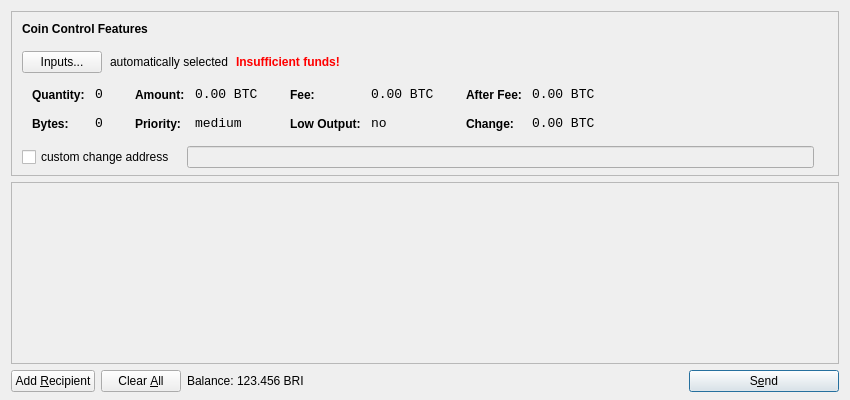
<?xml version="1.0" encoding="UTF-8"?>
<ui version="4.0">
 <class>SendCoinsDialog</class>
 <widget class="QDialog" name="SendCoinsDialog">
  <property name="geometry">
   <rect>
    <x>0</x>
    <y>0</y>
    <width>850</width>
    <height>400</height>
   </rect>
  </property>
  <property name="windowTitle">
   <string>Send Coins</string>
  </property>
  <layout class="QVBoxLayout" name="verticalLayout" stretch="0,1,0">
   <property name="bottomMargin">
    <number>8</number>
   </property>
   <item>
    <widget class="QFrame" name="frameCoinControl">
     <property name="sizePolicy">
      <sizepolicy hsizetype="Expanding" vsizetype="Expanding">
       <horstretch>0</horstretch>
       <verstretch>0</verstretch>
      </sizepolicy>
     </property>
     <property name="maximumSize">
      <size>
       <width>16777215</width>
       <height>16777215</height>
      </size>
     </property>
     <property name="frameShape">
      <enum>QFrame::StyledPanel</enum>
     </property>
     <property name="frameShadow">
      <enum>QFrame::Sunken</enum>
     </property>
     <layout class="QVBoxLayout" name="verticalLayoutCoinControl2">
      <property name="spacing">
       <number>-1</number>
      </property>
      <property name="leftMargin">
       <number>0</number>
      </property>
      <property name="topMargin">
       <number>0</number>
      </property>
      <property name="rightMargin">
       <number>0</number>
      </property>
      <property name="bottomMargin">
       <number>6</number>
      </property>
      <item>
       <layout class="QVBoxLayout" name="verticalLayoutCoinControl" stretch="0,0,0,0,1">
        <property name="spacing">
         <number>0</number>
        </property>
        <property name="leftMargin">
         <number>10</number>
        </property>
        <property name="topMargin">
         <number>10</number>
        </property>
        <item>
         <layout class="QHBoxLayout" name="horizontalLayoutCoinControl1">
          <property name="bottomMargin">
           <number>15</number>
          </property>
          <item>
           <widget class="QLabel" name="labelCoinControlFeatures">
            <property name="sizePolicy">
             <sizepolicy hsizetype="Preferred" vsizetype="Maximum">
              <horstretch>0</horstretch>
              <verstretch>0</verstretch>
             </sizepolicy>
            </property>
            <property name="font">
             <font>
              <weight>75</weight>
              <bold>true</bold>
             </font>
            </property>
            <property name="styleSheet">
             <string notr="true">font-weight:bold;</string>
            </property>
            <property name="text">
             <string>Coin Control Features</string>
            </property>
           </widget>
          </item>
         </layout>
        </item>
        <item>
         <layout class="QHBoxLayout" name="horizontalLayoutCoinControl2" stretch="0,0,0,0">
          <property name="spacing">
           <number>8</number>
          </property>
          <property name="bottomMargin">
           <number>10</number>
          </property>
          <item>
           <widget class="QPushButton" name="pushButtonCoinControl">
            <property name="styleSheet">
             <string notr="true"/>
            </property>
            <property name="text">
             <string>Inputs...</string>
            </property>
           </widget>
          </item>
          <item>
           <widget class="QLabel" name="labelCoinControlAutomaticallySelected">
            <property name="text">
             <string>automatically selected</string>
            </property>
            <property name="margin">
             <number>5</number>
            </property>
           </widget>
          </item>
          <item>
           <widget class="QLabel" name="labelCoinControlInsuffFunds">
            <property name="font">
             <font>
              <weight>75</weight>
              <bold>true</bold>
             </font>
            </property>
            <property name="styleSheet">
             <string notr="true">color:red;font-weight:bold;</string>
            </property>
            <property name="text">
             <string>Insufficient funds!</string>
            </property>
            <property name="margin">
             <number>5</number>
            </property>
           </widget>
          </item>
          <item>
           <spacer name="horizontalSpacerCoinControl">
            <property name="orientation">
             <enum>Qt::Horizontal</enum>
            </property>
            <property name="sizeHint" stdset="0">
             <size>
              <width>40</width>
              <height>1</height>
             </size>
            </property>
           </spacer>
          </item>
         </layout>
        </item>
        <item>
         <widget class="QWidget" name="widgetCoinControl" native="true">
          <property name="sizePolicy">
           <sizepolicy hsizetype="Preferred" vsizetype="Preferred">
            <horstretch>0</horstretch>
            <verstretch>0</verstretch>
           </sizepolicy>
          </property>
          <property name="minimumSize">
           <size>
            <width>0</width>
            <height>0</height>
           </size>
          </property>
          <property name="styleSheet">
           <string notr="true"/>
          </property>
          <layout class="QHBoxLayout" name="horizontalLayoutCoinControl5">
           <property name="margin">
            <number>0</number>
           </property>
           <item>
            <layout class="QHBoxLayout" name="horizontalLayoutCoinControl3" stretch="0,0,0,1">
             <property name="spacing">
              <number>20</number>
             </property>
             <property name="topMargin">
              <number>0</number>
             </property>
             <property name="bottomMargin">
              <number>10</number>
             </property>
             <item>
              <layout class="QFormLayout" name="formLayoutCoinControl1">
               <property name="horizontalSpacing">
                <number>10</number>
               </property>
               <property name="verticalSpacing">
                <number>14</number>
               </property>
               <property name="leftMargin">
                <number>10</number>
               </property>
               <property name="topMargin">
                <number>4</number>
               </property>
               <property name="rightMargin">
                <number>6</number>
               </property>
               <item row="0" column="0">
                <widget class="QLabel" name="labelCoinControlQuantityText">
                 <property name="styleSheet">
                  <string notr="true">font-weight:bold;</string>
                 </property>
                 <property name="text">
                  <string>Quantity:</string>
                 </property>
                 <property name="margin">
                  <number>0</number>
                 </property>
                </widget>
               </item>
               <item row="0" column="1">
                <widget class="QLabel" name="labelCoinControlQuantity">
                 <property name="font">
                  <font>
                   <family>Monospace</family>
                   <pointsize>10</pointsize>
                  </font>
                 </property>
                 <property name="cursor">
                  <cursorShape>IBeamCursor</cursorShape>
                 </property>
                 <property name="contextMenuPolicy">
                  <enum>Qt::ActionsContextMenu</enum>
                 </property>
                 <property name="text">
                  <string notr="true">0</string>
                 </property>
                 <property name="margin">
                  <number>0</number>
                 </property>
                 <property name="textInteractionFlags">
                  <set>Qt::LinksAccessibleByMouse|Qt::TextSelectableByKeyboard|Qt::TextSelectableByMouse</set>
                 </property>
                </widget>
               </item>
               <item row="1" column="0">
                <widget class="QLabel" name="labelCoinControlBytesText">
                 <property name="styleSheet">
                  <string notr="true">font-weight:bold;</string>
                 </property>
                 <property name="text">
                  <string>Bytes:</string>
                 </property>
                </widget>
               </item>
               <item row="1" column="1">
                <widget class="QLabel" name="labelCoinControlBytes">
                 <property name="font">
                  <font>
                   <family>Monospace</family>
                   <pointsize>10</pointsize>
                  </font>
                 </property>
                 <property name="cursor">
                  <cursorShape>IBeamCursor</cursorShape>
                 </property>
                 <property name="contextMenuPolicy">
                  <enum>Qt::ActionsContextMenu</enum>
                 </property>
                 <property name="text">
                  <string notr="true">0</string>
                 </property>
                 <property name="textInteractionFlags">
                  <set>Qt::LinksAccessibleByMouse|Qt::TextSelectableByKeyboard|Qt::TextSelectableByMouse</set>
                 </property>
                </widget>
               </item>
              </layout>
             </item>
             <item>
              <layout class="QFormLayout" name="formLayoutCoinControl2">
               <property name="horizontalSpacing">
                <number>10</number>
               </property>
               <property name="verticalSpacing">
                <number>14</number>
               </property>
               <property name="leftMargin">
                <number>6</number>
               </property>
               <property name="topMargin">
                <number>4</number>
               </property>
               <property name="rightMargin">
                <number>6</number>
               </property>
               <item row="0" column="0">
                <widget class="QLabel" name="labelCoinControlAmountText">
                 <property name="styleSheet">
                  <string notr="true">font-weight:bold;</string>
                 </property>
                 <property name="text">
                  <string>Amount:</string>
                 </property>
                 <property name="margin">
                  <number>0</number>
                 </property>
                </widget>
               </item>
               <item row="0" column="1">
                <widget class="QLabel" name="labelCoinControlAmount">
                 <property name="font">
                  <font>
                   <family>Monospace</family>
                   <pointsize>10</pointsize>
                  </font>
                 </property>
                 <property name="cursor">
                  <cursorShape>IBeamCursor</cursorShape>
                 </property>
                 <property name="contextMenuPolicy">
                  <enum>Qt::ActionsContextMenu</enum>
                 </property>
                 <property name="text">
                  <string notr="true">0.00 BTC</string>
                 </property>
                 <property name="textInteractionFlags">
                  <set>Qt::LinksAccessibleByMouse|Qt::TextSelectableByKeyboard|Qt::TextSelectableByMouse</set>
                 </property>
                </widget>
               </item>
               <item row="1" column="0">
                <widget class="QLabel" name="labelCoinControlPriorityText">
                 <property name="styleSheet">
                  <string notr="true">font-weight:bold;</string>
                 </property>
                 <property name="text">
                  <string>Priority:</string>
                 </property>
                </widget>
               </item>
               <item row="1" column="1">
                <widget class="QLabel" name="labelCoinControlPriority">
                 <property name="font">
                  <font>
                   <family>Monospace</family>
                   <pointsize>10</pointsize>
                  </font>
                 </property>
                 <property name="cursor">
                  <cursorShape>IBeamCursor</cursorShape>
                 </property>
                 <property name="contextMenuPolicy">
                  <enum>Qt::ActionsContextMenu</enum>
                 </property>
                 <property name="text">
                  <string>medium</string>
                 </property>
                 <property name="textInteractionFlags">
                  <set>Qt::LinksAccessibleByMouse|Qt::TextSelectableByKeyboard|Qt::TextSelectableByMouse</set>
                 </property>
                </widget>
               </item>
              </layout>
             </item>
             <item>
              <layout class="QFormLayout" name="formLayoutCoinControl3">
               <property name="horizontalSpacing">
                <number>10</number>
               </property>
               <property name="verticalSpacing">
                <number>14</number>
               </property>
               <property name="leftMargin">
                <number>6</number>
               </property>
               <property name="topMargin">
                <number>4</number>
               </property>
               <property name="rightMargin">
                <number>6</number>
               </property>
               <item row="0" column="0">
                <widget class="QLabel" name="labelCoinControlFeeText">
                 <property name="styleSheet">
                  <string notr="true">font-weight:bold;</string>
                 </property>
                 <property name="text">
                  <string>Fee:</string>
                 </property>
                 <property name="margin">
                  <number>0</number>
                 </property>
                </widget>
               </item>
               <item row="0" column="1">
                <widget class="QLabel" name="labelCoinControlFee">
                 <property name="font">
                  <font>
                   <family>Monospace</family>
                   <pointsize>10</pointsize>
                  </font>
                 </property>
                 <property name="cursor">
                  <cursorShape>IBeamCursor</cursorShape>
                 </property>
                 <property name="contextMenuPolicy">
                  <enum>Qt::ActionsContextMenu</enum>
                 </property>
                 <property name="text">
                  <string notr="true">0.00 BTC</string>
                 </property>
                 <property name="textInteractionFlags">
                  <set>Qt::LinksAccessibleByMouse|Qt::TextSelectableByKeyboard|Qt::TextSelectableByMouse</set>
                 </property>
                </widget>
               </item>
               <item row="1" column="0">
                <widget class="QLabel" name="labelCoinControlLowOutputText">
                 <property name="styleSheet">
                  <string notr="true">font-weight:bold;</string>
                 </property>
                 <property name="text">
                  <string>Low Output:</string>
                 </property>
                </widget>
               </item>
               <item row="1" column="1">
                <widget class="QLabel" name="labelCoinControlLowOutput">
                 <property name="font">
                  <font>
                   <family>Monospace</family>
                   <pointsize>10</pointsize>
                  </font>
                 </property>
                 <property name="cursor">
                  <cursorShape>IBeamCursor</cursorShape>
                 </property>
                 <property name="contextMenuPolicy">
                  <enum>Qt::ActionsContextMenu</enum>
                 </property>
                 <property name="text">
                  <string>no</string>
                 </property>
                 <property name="textInteractionFlags">
                  <set>Qt::LinksAccessibleByMouse|Qt::TextSelectableByKeyboard|Qt::TextSelectableByMouse</set>
                 </property>
                </widget>
               </item>
              </layout>
             </item>
             <item>
              <layout class="QFormLayout" name="formLayoutCoinControl4">
               <property name="horizontalSpacing">
                <number>10</number>
               </property>
               <property name="verticalSpacing">
                <number>14</number>
               </property>
               <property name="leftMargin">
                <number>6</number>
               </property>
               <property name="topMargin">
                <number>4</number>
               </property>
               <property name="rightMargin">
                <number>6</number>
               </property>
               <item row="0" column="0">
                <widget class="QLabel" name="labelCoinControlAfterFeeText">
                 <property name="styleSheet">
                  <string notr="true">font-weight:bold;</string>
                 </property>
                 <property name="text">
                  <string>After Fee:</string>
                 </property>
                 <property name="margin">
                  <number>0</number>
                 </property>
                </widget>
               </item>
               <item row="0" column="1">
                <widget class="QLabel" name="labelCoinControlAfterFee">
                 <property name="font">
                  <font>
                   <family>Monospace</family>
                   <pointsize>10</pointsize>
                  </font>
                 </property>
                 <property name="cursor">
                  <cursorShape>IBeamCursor</cursorShape>
                 </property>
                 <property name="contextMenuPolicy">
                  <enum>Qt::ActionsContextMenu</enum>
                 </property>
                 <property name="text">
                  <string notr="true">0.00 BTC</string>
                 </property>
                 <property name="textInteractionFlags">
                  <set>Qt::LinksAccessibleByMouse|Qt::TextSelectableByKeyboard|Qt::TextSelectableByMouse</set>
                 </property>
                </widget>
               </item>
               <item row="1" column="0">
                <widget class="QLabel" name="labelCoinControlChangeText">
                 <property name="styleSheet">
                  <string notr="true">font-weight:bold;</string>
                 </property>
                 <property name="text">
                  <string>Change:</string>
                 </property>
                </widget>
               </item>
               <item row="1" column="1">
                <widget class="QLabel" name="labelCoinControlChange">
                 <property name="font">
                  <font>
                   <family>Monospace</family>
                   <pointsize>10</pointsize>
                  </font>
                 </property>
                 <property name="cursor">
                  <cursorShape>IBeamCursor</cursorShape>
                 </property>
                 <property name="contextMenuPolicy">
                  <enum>Qt::ActionsContextMenu</enum>
                 </property>
                 <property name="text">
                  <string notr="true">0.00 BTC</string>
                 </property>
                 <property name="textInteractionFlags">
                  <set>Qt::LinksAccessibleByMouse|Qt::TextSelectableByKeyboard|Qt::TextSelectableByMouse</set>
                 </property>
                </widget>
               </item>
              </layout>
             </item>
            </layout>
           </item>
          </layout>
         </widget>
        </item>
        <item>
         <layout class="QHBoxLayout" name="horizontalLayoutCoinControl4" stretch="0,0,0">
          <property name="spacing">
           <number>12</number>
          </property>
          <property name="sizeConstraint">
           <enum>QLayout::SetDefaultConstraint</enum>
          </property>
          <property name="topMargin">
           <number>5</number>
          </property>
          <property name="rightMargin">
           <number>5</number>
          </property>
          <item>
           <widget class="QCheckBox" name="checkBoxCoinControlChange">
            <property name="text">
             <string>custom change address</string>
            </property>
           </widget>
          </item>
          <item>
           <widget class="QLineEdit" name="lineEditCoinControlChange">
            <property name="enabled">
             <bool>false</bool>
            </property>
            <property name="sizePolicy">
             <sizepolicy hsizetype="Expanding" vsizetype="Fixed">
              <horstretch>0</horstretch>
              <verstretch>0</verstretch>
             </sizepolicy>
            </property>
           </widget>
          </item>
          <item>
           <widget class="QLabel" name="labelCoinControlChangeLabel">
            <property name="sizePolicy">
             <sizepolicy hsizetype="Preferred" vsizetype="Expanding">
              <horstretch>0</horstretch>
              <verstretch>0</verstretch>
             </sizepolicy>
            </property>
            <property name="minimumSize">
             <size>
              <width>0</width>
              <height>0</height>
             </size>
            </property>
            <property name="text">
             <string/>
            </property>
            <property name="margin">
             <number>3</number>
            </property>
           </widget>
          </item>
         </layout>
        </item>
        <item>
         <spacer name="verticalSpacerCoinControl">
          <property name="orientation">
           <enum>Qt::Vertical</enum>
          </property>
          <property name="sizeHint" stdset="0">
           <size>
            <width>800</width>
            <height>1</height>
           </size>
          </property>
         </spacer>
        </item>
       </layout>
      </item>
     </layout>
    </widget>
   </item>
   <item>
    <widget class="QScrollArea" name="scrollArea">
     <property name="widgetResizable">
      <bool>true</bool>
     </property>
     <widget class="QWidget" name="scrollAreaWidgetContents">
      <property name="geometry">
       <rect>
        <x>0</x>
        <y>0</y>
        <width>830</width>
        <height>165</height>
       </rect>
      </property>
      <layout class="QVBoxLayout" name="verticalLayout_2">
       <property name="margin">
        <number>0</number>
       </property>
       <item>
        <layout class="QVBoxLayout" name="entries">
         <property name="spacing">
          <number>6</number>
         </property>
        </layout>
       </item>
       <item>
        <spacer name="verticalSpacer">
         <property name="orientation">
          <enum>Qt::Vertical</enum>
         </property>
         <property name="sizeHint" stdset="0">
          <size>
           <width>20</width>
           <height>40</height>
          </size>
         </property>
        </spacer>
       </item>
      </layout>
     </widget>
    </widget>
   </item>
   <item>
    <layout class="QHBoxLayout" name="horizontalLayout">
     <item>
      <widget class="QPushButton" name="addButton">
       <property name="toolTip">
        <string>Send to multiple recipients at once</string>
       </property>
       <property name="text">
        <string>Add &amp;Recipient</string>
       </property>
       <property name="icon">
        <iconset resource="../bitcoin.qrc">
         <normaloff>:/icons/add</normaloff>:/icons/add</iconset>
       </property>
       <property name="autoDefault">
        <bool>false</bool>
       </property>
      </widget>
     </item>
     <item>
      <widget class="QPushButton" name="clearButton">
       <property name="sizePolicy">
        <sizepolicy hsizetype="Minimum" vsizetype="Fixed">
         <horstretch>0</horstretch>
         <verstretch>0</verstretch>
        </sizepolicy>
       </property>
       <property name="toolTip">
        <string>Remove all transaction fields</string>
       </property>
       <property name="text">
        <string>Clear &amp;All</string>
       </property>
       <property name="icon">
        <iconset resource="../bitcoin.qrc">
         <normaloff>:/icons/remove</normaloff>:/icons/remove</iconset>
       </property>
       <property name="autoRepeatDelay">
        <number>300</number>
       </property>
       <property name="autoDefault">
        <bool>false</bool>
       </property>
      </widget>
     </item>
     <item>
      <layout class="QHBoxLayout" name="horizontalLayout_2">
       <property name="spacing">
        <number>3</number>
       </property>
       <item>
        <widget class="QLabel" name="label">
         <property name="text">
          <string>Balance:</string>
         </property>
        </widget>
       </item>
       <item>
        <widget class="QLabel" name="labelBalance">
         <property name="cursor">
          <cursorShape>IBeamCursor</cursorShape>
         </property>
         <property name="text">
          <string>123.456 BRI</string>
         </property>
         <property name="textInteractionFlags">
          <set>Qt::LinksAccessibleByMouse|Qt::TextSelectableByKeyboard|Qt::TextSelectableByMouse</set>
         </property>
        </widget>
       </item>
      </layout>
     </item>
     <item>
      <spacer name="horizontalSpacer">
       <property name="orientation">
        <enum>Qt::Horizontal</enum>
       </property>
       <property name="sizeHint" stdset="0">
        <size>
         <width>40</width>
         <height>20</height>
        </size>
       </property>
      </spacer>
     </item>
     <item>
      <widget class="QPushButton" name="sendButton">
       <property name="minimumSize">
        <size>
         <width>150</width>
         <height>0</height>
        </size>
       </property>
       <property name="toolTip">
        <string>Confirm the send action</string>
       </property>
       <property name="text">
        <string>S&amp;end</string>
       </property>
       <property name="icon">
        <iconset resource="../bitcoin.qrc">
         <normaloff>:/icons/send</normaloff>:/icons/send</iconset>
       </property>
       <property name="default">
        <bool>true</bool>
       </property>
      </widget>
     </item>
    </layout>
   </item>
  </layout>
 </widget>
 <resources>
  <include location="../bitcoin.qrc"/>
 </resources>
 <connections/>
</ui>
